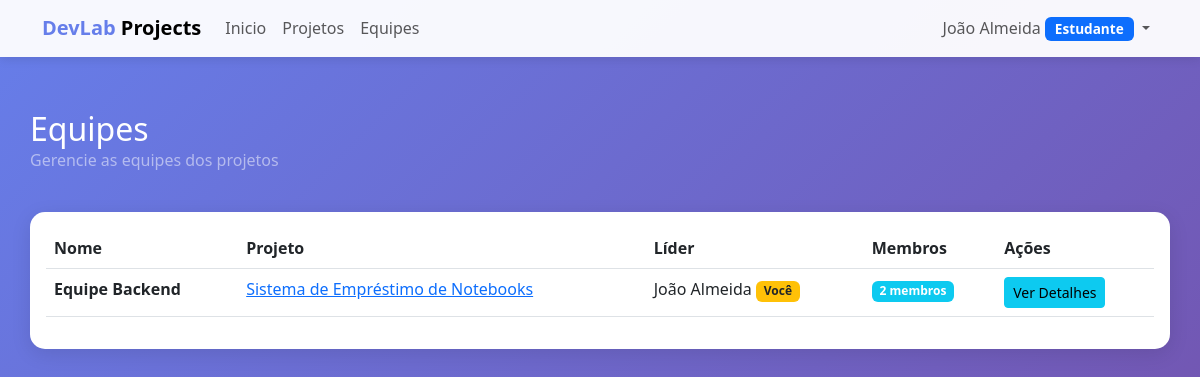
Page /equipes/ (signed in) on the earlier database version.
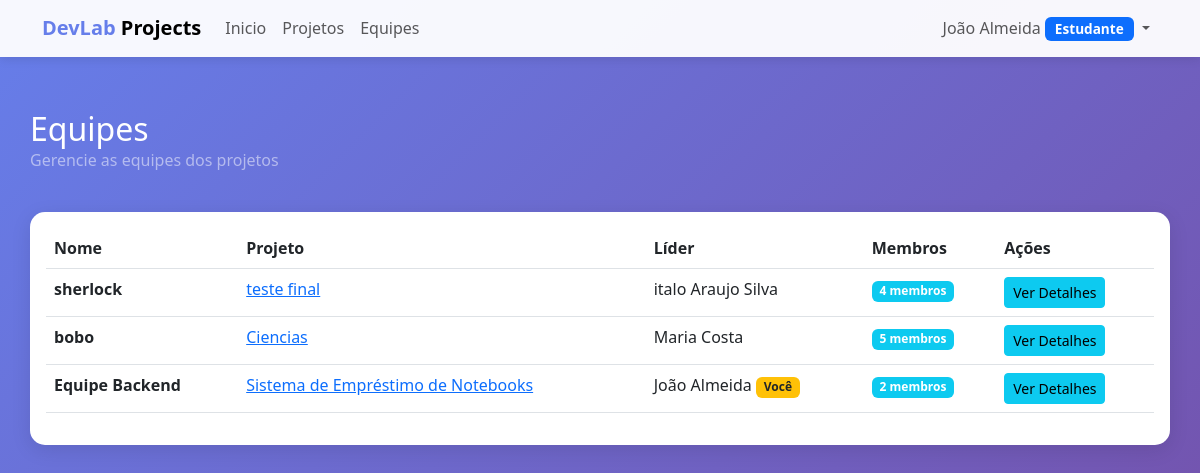
Same page on the later database version.
### meuapp/models.py (models this page shows, shortened)
class Equipe(models.Model):
    nome = models.CharField(max_length=100)
    descricao = models.TextField(blank=True)
    projeto = models.ForeignKey(Projeto, on_delete=models.CASCADE, related_name='equipes', null=True, blank=True)
    lider = models.OneToOneField(
        Usuario,
        on_delete=models.SET_NULL,
        null=True,
        blank=True,
        related_name='equipe_liderada',
        help_text="Líder da equipe (cada usuário pode liderar no máximo uma equipe)"
    )
    membros = models.ManyToManyField(Usuario, related_name='equipes_participando', blank=True)
    criada_em = models.DateTimeField(auto_now_add=True)
    class Meta:
        verbose_name = 'Equipe'
        verbose_name_plural = 'Equipes'
        ordering = ['projeto', 'nome']
    def total_membros(self):
        return self.membros.count()

class Projeto(models.Model):
    STATUS_CHOICES = [
        ('planejado', 'Planejado'),
        ('andamento', 'Em Andamento'),
        ('concluido', 'Concluído'),
    ]
    titulo = models.CharField(max_length=200)
    descricao = models.TextField()
    cliente = models.CharField(max_length=200)
    status = models.CharField(max_length=20, choices=STATUS_CHOICES, default='planejado')
    data_inicio = models.DateField()
    data_fim_prevista = models.DateField()
    participantes = models.ManyToManyField(Usuario, through='ParticipacaoProjeto', related_name='projetos_participando')
    criado_em = models.DateTimeField(auto_now_add=True)
    atualizado_em = models.DateTimeField(auto_now=True)
    class Meta:
        verbose_name = 'Projeto'
        verbose_name_plural = 'Projetos'
        ordering = ['-criado_em']

class Usuario(AbstractUser):
    TIPO_CHOICES = [
        ('coordenador', 'Coordenador'),
        ('professor', 'Professor'),
        ('estudante', 'Estudante'),
    ]
    tipo = models.CharField(max_length=20, choices=TIPO_CHOICES, default='estudante')
    matricula = models.CharField(max_length=20, unique=True, null=True, blank=True)
    cpf = models.CharField(max_length=11, unique=True, null=True, blank=True)
    data_nascimento = models.DateField(null=True, blank=True)
    curso = models.CharField(max_length=100, blank=True)
    class Meta:
        verbose_name = 'Usuário'
        verbose_name_plural = 'Usuários'

### meuapp/views.py (the view)
# urls.py: path('equipes/', views.equipe_lista, name='equipe_lista'),
@login_required
def equipe_lista(request):
    if request.user.tipo == 'coordenador':
        equipes = Equipe.objects.all()
    else:
        equipes = request.user.equipes_participando.all()
    query = request.GET.get('q')
    if query:
        equipes = equipes.filter(
            Q(nome__icontains=query) |
            Q(projeto__titulo__icontains=query)
        )
    return render(request, 'equipes/lista.html', {'equipes': equipes})

### meuapp/templates/equipes/lista.html (shortened to what this page needs)
{% extends 'base.html' %}
{% block content %}
<div class="row mb-4">
    <div class="col-12">
        <div class="d-flex justify-content-between align-items-center">
            <div>
                <h2 class="text-white mb-0">Equipes</h2>
                <p class="text-white-50">Gerencie as equipes dos projetos</p>
            </div>
        </div>
    </div>
</div>
<div class="card">
    <div class="card-body">
        {% if equipes %}
        <div class="table-responsive">
            <table class="table table-hover">
                <thead>
                    <tr>
                        <th>Nome</th>
                        <th>Projeto</th>
                        <th>Líder</th>
                        <th>Membros</th>
                        <th>Ações</th>
                    </tr>
                </thead>
                <tbody>
                    {% for equipe in equipes %}
                    <tr>
                        <td>
                            <strong>{{ equipe.nome }}</strong>
                        </td>
                        <td>
                            {% if equipe.projeto %}
                            <a href="{% url 'projeto_detalhes' equipe.projeto.pk %}">
                                {{ equipe.projeto.titulo }}
                            </a>
                            {% else %}
                            <span class="text-muted">Sem projeto</span>
                            {% endif %}
                        </td>
                        <td>
                            {% if equipe.lider %}
                                {{ equipe.lider.get_full_name|default:equipe.lider.username }}
                                {% if equipe.lider == user %}
                                    <span class="badge bg-warning text-dark">Você</span>
                                {% endif %}
                            {% else %}
                                <span class="text-muted">Não definido</span>
                            {% endif %}
                        </td>
                        <td>
                            <span class="badge bg-info">{{ equipe.total_membros }} membros</span>
                        </td>
                        <td>
                            <a href="{% url 'equipe_detalhes' equipe.pk %}" class="btn btn-sm btn-info">
                                Ver Detalhes
                            </a>
                        </td>
                    </tr>
                    {% endfor %}
                </tbody>
            </table>
        </div>
        {% endif %}
    </div>
</div>
{% endblock %}

Differences in the rows shown:
added Equipe: nome "sherlock", projeto.titulo "teste final", lider.get_full_name "italo Araujo Silva", total_membros "4"
added Equipe: nome "bobo", projeto.titulo "Ciencias", lider.get_full_name "Maria Costa", total_membros "5"
